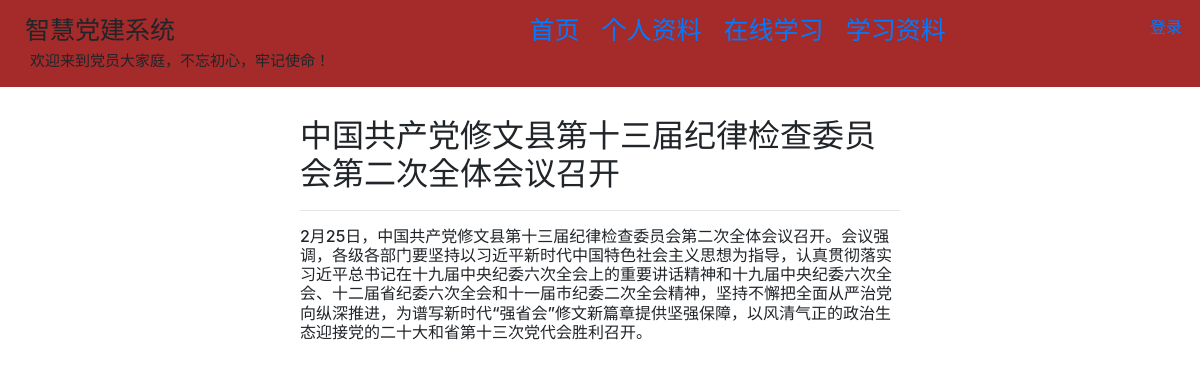
The page /notice/1/ on the database its author committed.
### notice/models.py (models this page shows, shortened)
class Notice(models.Model):
    notice_type = models.SmallIntegerField(blank=False, choices=NoticeType, verbose_name="通知类别")
    notice_name = models.CharField(max_length=250, blank=False, verbose_name="通知名称")
    notice_content = models.TextField(max_length=1024, blank=False, verbose_name="通知内容")
    creator = models.ForeignKey(User, verbose_name="创建人", null=True, on_delete=models.SET_NULL)
    create_date = models.DateTimeField(verbose_name="创建日期",default=datetime.now)
    modified_date = models.DateTimeField(verbose_name="修改日期",default=datetime.now)
    class Meta:
        db_table = u'notice'
        verbose_name = u'通知'
        verbose_name_plural = u'通知'

### notice/views.py (the view)
# urls.py: url(r'^notice/(?P<notice_id>\d+)/$',views.noticedetail,name="noticedetail"),
def noticedetail(request, notice_id):
    try:
        notice = Notice.objects.get(pk=notice_id)
    except notice.DoesNotExist:
        raise Http404("通知不存在！")
    return render(request, 'notice.html', {'notice': notice})

### notice/templates/notice.html (shortened to what this page needs)
{% extends 'base.html' %}
{% block content %}
    <div style="margin: auto;width: 50%">
    {% if notice %}
        <h2>{{ notice.notice_name }}</h2>
        <hr>
        <h6>{{ notice.notice_content }}</h6>
    {% else %}
        <p>通知不存在</p>
    {% endif %}
    </div>
{% endblock %}

### rows shown on the page
Notice: notice_name "中国共产党修文县第十三届纪律检查委员会第二次全体会议召开", notice_content "2月25日，中国共产党修文县第十三届纪律检查委员会第二次全体会议召开。会议强调，各级各部门要坚持以习近平新时代中国特色社会主义思想为指导，认真贯彻落实习近平总书记在十九届中央纪委六次全会上的重要讲话精神和十九届中央纪委六次全会、十二届省纪委六次全会和十一届市纪委二次全会精神，坚持不懈把全面从严治党向纵深推进，为谱写新时代“强省会”修文新篇章提供坚强保障，以风清气正的政治生态迎接党的二十大和省第十三次党代会胜利召开。"
